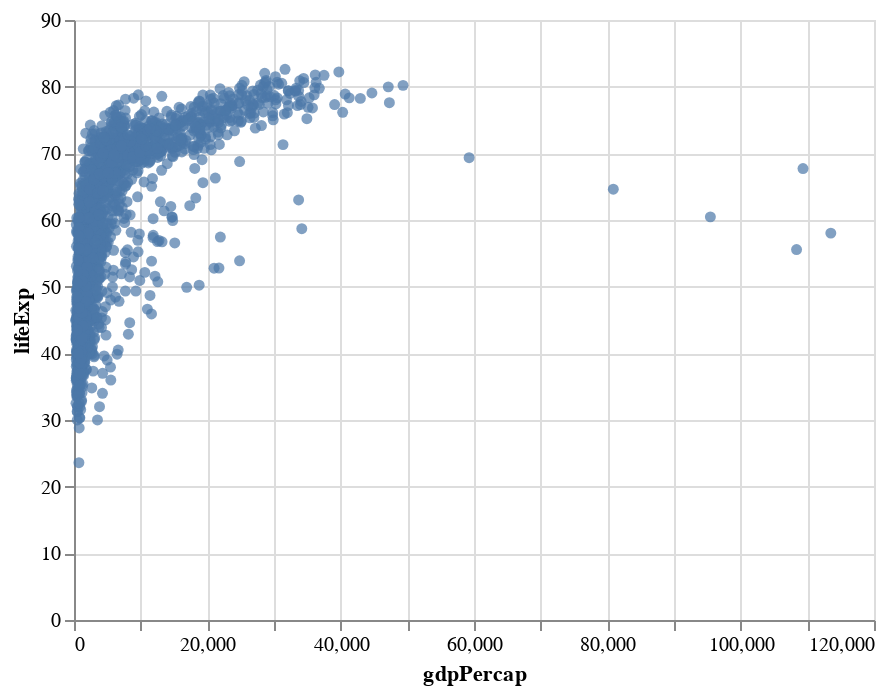

The cell this chart's notebook holds for it:
### Code cell
from gapminder import gapminder 
import altair as alt 

chart = alt.Chart(gapminder).mark_circle().encode(
    x = alt.X("gdpPercap:Q", scale = alt.Scale(type = "linear")), 
    y = alt.Y("lifeExp:Q"), 
) 
# configure_axis(
#     labelFontSize=24,
#     titleFontSize=24
# ).configure_title(fontSize = 32) 

chart.save("chart.png") 
chart

### Figure 1 — Vega-Lite specification as saved in the notebook (floating-point values rounded to 4 significant figures; data arrays with more than 128 entries replaced by an {"elided": "..."} marker saying what was removed)
{"config": {"view": {"continuousWidth": 400, "continuousHeight": 300}}, "data": {"name": "data-b4ea7e21e403e2ce16dfdf8f9b7b66f0"}, "mark": "circle", "encoding": {"x": {"type": "quantitative", "field": "gdpPercap", "scale": {"type": "linear"}}, "y": {"type": "quantitative", "field": "lifeExp"}}, "$schema": "https://vega.github.io/schema/vega-lite/v4.8.1.json", "datasets": {"data-b4ea7e21e403e2ce16dfdf8f9b7b66f0": {"elided": "1704 records"}}}
